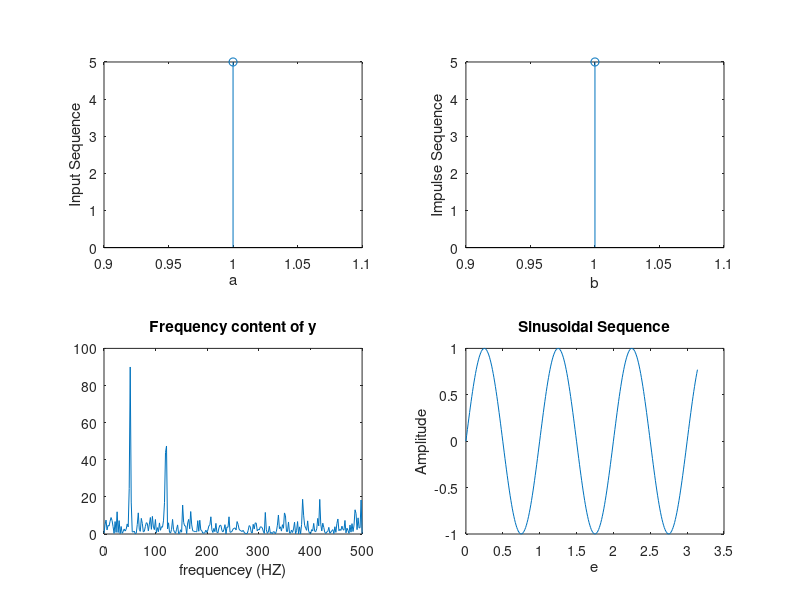

Reproduce this figure in MATLAB. (Note: this script raises an error after producing the figure.)
%% Unit step sequence:
N = 21;
x = ones(1, N);
n = 0:1:N-1;
subplot(2,2,1);
stem(n, x);
xlabel('n'); ylabel('x(n)');
title('Unit step sequence');

%% Exponential Sequence:
x2 = 0.8.^(n);
subplot(2,2,2);
stem(n, x2);
xlabel('n');
ylabel('x(n)');
title('Exponential Sequence');

%% Ramp Sequence
x = input('Enter the length the length of ramp sequence');
t = 0:7;
subplot(2,2,3);
stem(t,t);
xlabel('c');
ylabel('Amplitude');
title('Ramp sequence');

%% Sinusoidal sequence:-
t = 0:0.01:pi;
y = sin(2*pi*t);
subplot(2,2,4);
plot(t, y);
ylabel('Amplitude');
xlabel('e');
title('Sinusoidal Sequence');

%% Cosine Sequence:-
t = 0:0.01:pi;
y = cos(2*pi*t);
subplot(2,2,1);
plot(t, y);
ylabel('Amplitud');
xlabel('f');
title('Cosine Sequence');

%% Convolution
x = input('enter the first sequence');
h = input('enter the second sequence');
y = conv(x, h);
subplot(2, 2, 1);
stem(x);
xlabel('a');
ylabel('Input Sequence');
subplot(2,2,2);
stem(h);
xlabel('b');
ylabel('Impulse Sequence');
subplot(2,2,3);
stem(y);
xlabel('c');
ylabel('output sequence');
title('Convolution between two sequences');

%% 
x = [1,2,1,1]; % first signal or input signal
h = [1, -1, 1, -1];
N1 = length(x);
N2 = length(h);

X = [x, zeros(1, N2)]; %padding of N2 zeros
H = [h, zeros(1, N1)]; %padding of N1 zeros
for i = 1:N1+N2-1
    y(i)=0;
    for j=1:N1
        if(i-j+1 > 0)
            y(i) = y(i) + X(j)*H(i-j+1);
        else
        end
    end
end

stem(y);
ylabel('y[n]');
xlabel('--->n');
title('convolution of two signal');

%% noisyC
fs = 1e4;
t = 0:1/fs:5;
sw = sin(2*pi*262.62*t); % Middle C
n = 0.1*randn(size(sw));
swn = sw + n;
disp(swn)

%% DFT
x = input('Enter the input sequence');
n = input('enter the length of sequence');
X = fft(x, n);
stem(x);
plot(x);
plot(X);
title('DFT of the Input sequence');

%% Q
t = 0:0.001:5;
x = sin(2*pi*50*t)+sin(2*pi*120*t);
y = x + 2*randn(size(t));
plot(1000*t(1:50), y(1:50));
xlabel('time(milliseconds)')
Y = fft(y, 512);
Pyy=Y.*conj(Y)/512;
f=1000*(0:256)/512;
plot(f, Pyy(1:257))
title('Frequency content of y')
xlabel('frequencey (HZ)')

%% auto correlation
x = input('enter the first sequence');
y = xcorr(x, x);
subplot(2,2,1);
stem(x);
xlabel('a');
ylabel('Input Sequence');
subplot(2,2,2);
stem(y);
xlabel('b');
ylabel('output sequence');
title('Auto correlation of a sequence');

%% correlation
% x(n) = [3, 11, 7, 0,-1,4,2], x = [-3,3];
% y(n) = x(n-2)+w(n)
clc;
x = [3, 11, 7, 0,-1,4,2];
ny = nx+2;
y = x;